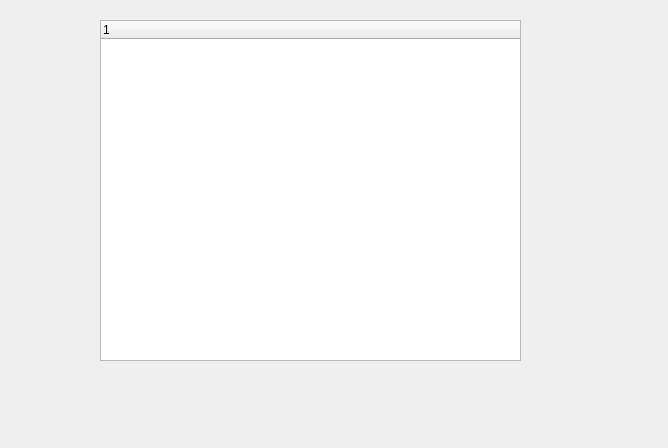
<?xml version="1.0" encoding="UTF-8"?>
<ui version="4.0">
 <class>Form</class>
 <widget class="QWidget" name="Form">
  <property name="geometry">
   <rect>
    <x>0</x>
    <y>0</y>
    <width>668</width>
    <height>448</height>
   </rect>
  </property>
  <property name="windowTitle">
   <string>Form</string>
  </property>
  <widget class="QTreeWidget" name="treeWidget">
   <property name="geometry">
    <rect>
     <x>100</x>
     <y>20</y>
     <width>421</width>
     <height>341</height>
    </rect>
   </property>
   <column>
    <property name="text">
     <string/>
    </property>
   </column>
  </widget>
 </widget>
 <resources/>
 <connections/>
</ui>
